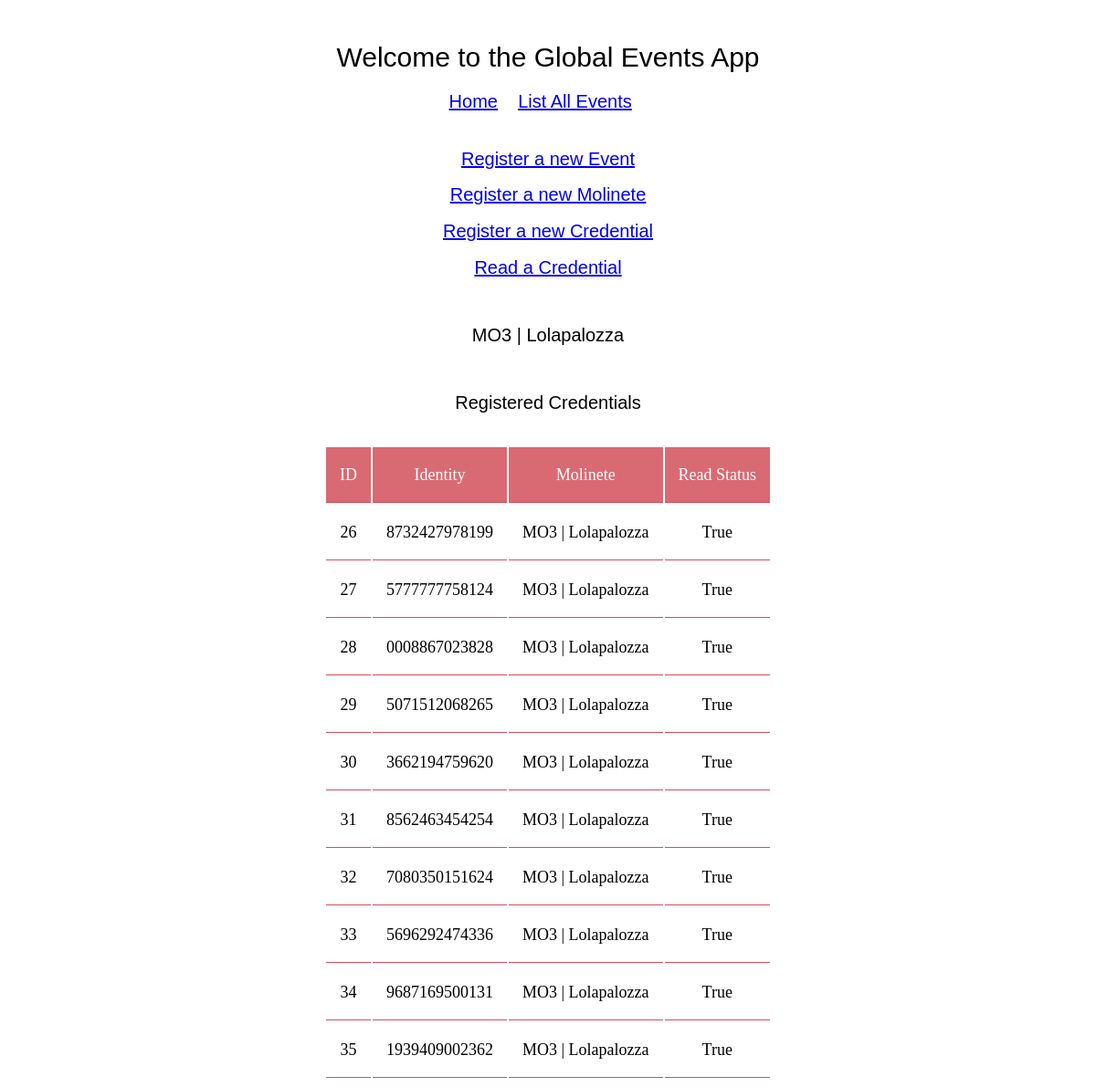
Screenshot of /eventos/molinete/3/detail with the database file from the repository.
### eventos/models.py (models this page shows, shortened)
class Molinete(models.Model):
    created = models.DateTimeField(auto_now_add=True)
    identity = models.CharField(max_length=100, blank=True, default='')
    event = models.ForeignKey(Event, on_delete=models.CASCADE)
    def __str__(self):
        return self.identity + ' | ' + self.event.title

class Event(models.Model):
    created = models.DateTimeField(auto_now_add=True)
    title = models.CharField(max_length=100, default='')
    code = models.CharField(max_length=50, default='')
    class Meta:
        ordering = ('created',)
    def __str__(self):
        return self.title

class Credential(models.Model):
    created = models.DateTimeField(auto_now_add=True)
    identity = models.CharField(max_length=100, blank=True, default='')
    molinete = models.ForeignKey(Molinete, on_delete=models.CASCADE)
    updated_at = models.DateTimeField(auto_now=True)
    read = models.BooleanField(default=False)

### eventos/views.py (the view)
# urls.py: path('molinete/<int:pk>/detail', views.MolineteDetailView.as_view(),
class MolineteDetailView(generic.DetailView):
    model = Molinete
    template_name = 'eventos/molinete_detail.html'
    context_object_name = 'molinete'

### eventos/templates/eventos/molinete_detail.html (shortened to what this page needs)
{% extends "eventos/base.html" %}
{% block content %}
<h2>{{ molinete.identity }} | {{ molinete.event }}</h2>
{% if molinete.credential_set.all %}
<h2>Registered Credentials</h2>
<div style="overflow-x:auto;">
<table>
    <tr>
        <th>ID</th>
        <th>Identity</th>
        <th>Molinete</th>
        <th>Read Status</th>
    </tr>
    {% for credential in molinete.credential_set.all %}
    <tr>
        <td>{{ credential.id }}</td>
        <td>{{ credential.identity }}</td>
        <td>{{ credential.molinete }}</td>
        <td>{{ credential.read }}</td>
    </tr>
    {% endfor %}
</table>
</div>
{% else %}
<br>
<p><strong>No Credentials are registered for this Molinete.</strong></p>
{% endif %}
{% endblock %}

### eventos/static/eventos/style.css (style rules this page uses)
h2, label { font: 20px Consolas, sans-serif; text-align: center; }
table { align-content: center; margin-left: auto; margin-right: auto; table-layout: auto; }
tr, th, td { font: 18px/30px Consolas, serif; padding: 15px; text-align: center; border-bottom: 1px solid #d24f5a; }
th { background-color: #d96a73; color: white; }

### rows the page displays
Molinete: identity "MO3", event "Lolapalozza"
Credential: id "26", identity "8732427978199", molinete "MO3 | Lolapalozza", read "True"
Credential: id "27", identity "5777777758124", molinete "MO3 | Lolapalozza", read "True"
Credential: id "28", identity "0008867023828", molinete "MO3 | Lolapalozza", read "True"
Credential: id "29", identity "5071512068265", molinete "MO3 | Lolapalozza", read "True"
Credential: id "30", identity "3662194759620", molinete "MO3 | Lolapalozza", read "True"
Credential: id "31", identity "8562463454254", molinete "MO3 | Lolapalozza", read "True"
Credential: id "32", identity "7080350151624", molinete "MO3 | Lolapalozza", read "True"
Credential: id "33", identity "5696292474336", molinete "MO3 | Lolapalozza", read "True"
Credential: id "34", identity "9687169500131", molinete "MO3 | Lolapalozza", read "True"
Credential: id "35", identity "1939409002362", molinete "MO3 | Lolapalozza", read "True"
